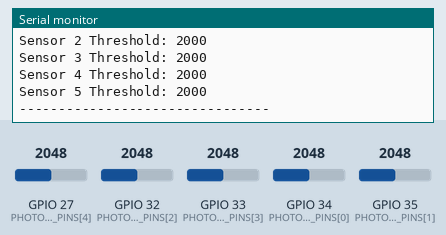
Simulated run of this sketch. Board: ESP32. Shown: the last lines printed to the serial monitor. The test bench sets the inputs (shaded band); at power-on: GPIO 27 (PHOTODIODE_PINS[4]) = 2048, GPIO 32 (PHOTODIODE_PINS[2]) = 2048, GPIO 33 (PHOTODIODE_PINS[3]) = 2048, GPIO 34 (PHOTODIODE_PINS[0]) = 2048, GPIO 35 (PHOTODIODE_PINS[1]) = 2048.

Above: at 1.2 s.
1.3 s: GPIO 27 (PHOTODIODE_PINS[4]) set to 1228
At 3.0 s:
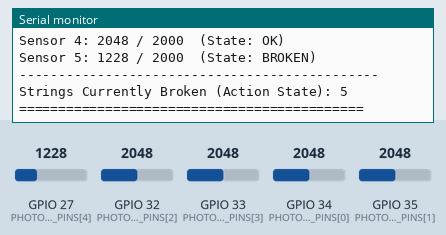
3.5 s: GPIO 32 (PHOTODIODE_PINS[2]) set to 1228
At 3.85 s:
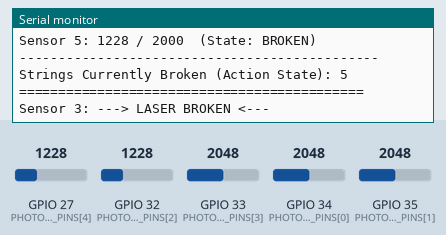
6.5 s: GPIO 33 (PHOTODIODE_PINS[3]) set to 1228
At 7.3 s:
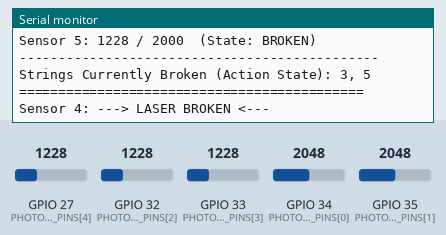
9.5 s: GPIO 34 (PHOTODIODE_PINS[0]) set to 1228
At 11.4 s:
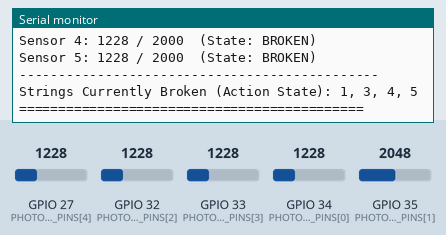
12.5 s: GPIO 35 (PHOTODIODE_PINS[1]) set to 1228
At 13.0 s:
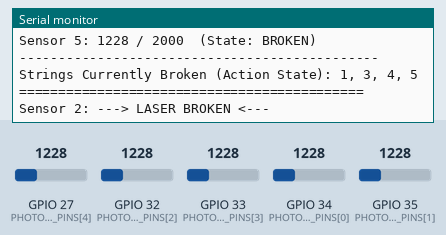
15.5 s: GPIO 27 (PHOTODIODE_PINS[4]) set to 2866
At 16.1 s:
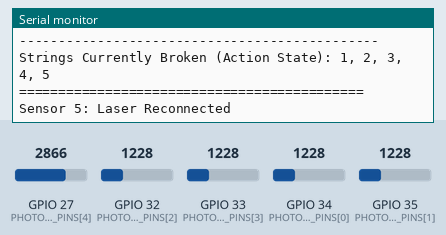
Timing chart, 0 to 18.0 s (numbered marks = the images above; inputs shaded):
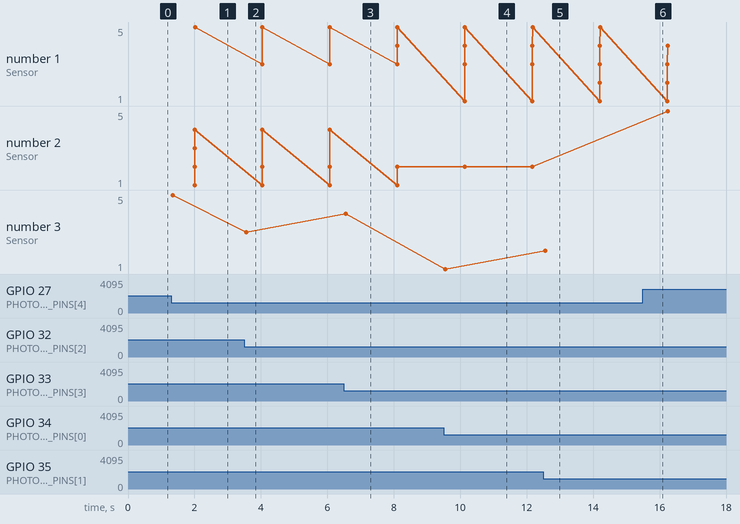

The sketch:

String_Detection_Test.ino
```cpp
// --- PIN DEFINITIONS ---
const int PHOTODIODE_PINS[5] = {34, 35, 32, 33, 27}; // Photodiode input pins
const int LASER_POWER_PIN = 13;                      // MOSFET pin to control all lasers

// --- GLOBAL CONSTANTS & VARIABLES ---
const int NUM_SENSORS = 5;
const int DEBOUNCE_DELAY = 50;      // How long a state must be stable (in ms) to be confirmed

// --- SET YOUR MANUAL THRESHOLDS HERE ---
// Set a specific threshold value for each sensor.
// The order corresponds to the sensors (Sensor 1, Sensor 2, etc.).
const int thresholds[NUM_SENSORS] = {2000, 2000, 2000, 2000, 2000};

// Array to store the most recent reading from each sensor
int currentReadings[NUM_SENSORS];

// Arrays for debouncing logic
bool previousStates[NUM_SENSORS];       // Stores the last confirmed state (broken or not)
bool pendingStates[NUM_SENSORS];        // Stores the potential new state during the debounce period
unsigned long lastChangeTime[NUM_SENSORS]; // Stores the time of the last detected change

// --- SETUP: INITIALIZATION ---
void setup() {
  // 1. Initialize serial communication
  Serial.begin(115200);
  Serial.println("System starting up with manual thresholds...");

  // 2. Initialize all state-tracking arrays
  for (int i = 0; i < NUM_SENSORS; i++) {
    previousStates[i] = false;
    pendingStates[i] = false;
    lastChangeTime[i] = 0;
    currentReadings[i] = 0;
  }

  // 3. Configure the laser power pin as an output and turn lasers ON
  pinMode(LASER_POWER_PIN, OUTPUT);
  digitalWrite(LASER_POWER_PIN, HIGH);

  Serial.println("Lasers are ON. Continuously monitoring for broken beams...");

  // Print the manually set thresholds for confirmation
  Serial.println("\n--- Manual Thresholds Loaded ---");
  for(int i = 0; i < NUM_SENSORS; i++) {
    Serial.print("Sensor ");
    Serial.print(i + 1);
    Serial.print(" Threshold: ");
    Serial.println(thresholds[i]);
  }
  Serial.println("--------------------------------\n");
}


// --- MAIN LOOP: CONTINUOUSLY CHECK SENSORS (WITH DEBOUNCING) ---
void loop() {
  for (int i = 0; i < NUM_SENSORS; i++) {
    int photodiodeValue = analogRead(PHOTODIODE_PINS[i]);
    currentReadings[i] = photodiodeValue; // Store the latest reading

    // Determine the current state based on the robust threshold
    // A low value means the beam is blocked.
    bool laserBroken = photodiodeValue < thresholds[i];

    // Check if the reading is different from the last PENDING state.
    if (laserBroken != pendingStates[i]) {
      lastChangeTime[i] = millis(); // Reset the debounce timer
      pendingStates[i] = laserBroken;
    }

    // Check if the state has been stable for longer than the debounce delay
    if ((millis() - lastChangeTime[i]) > DEBOUNCE_DELAY) {
      // If the stable state is different from the last CONFIRMED state, we have a real event.
      if (pendingStates[i] != previousStates[i]) {
        Serial.print("Sensor ");
        Serial.print(i + 1);
        if (pendingStates[i]) {
          Serial.println(": ---> LASER BROKEN <---");
        } else {
          Serial.println(": Laser Reconnected");
        }
        previousStates[i] = pendingStates[i]; // Lock in the new state
      }
    }
  }

  // Print a full status report periodically
  printFullStatus();

  // Small delay to prevent the loop from running too fast
  delay(0);
}


// --- FUNCTION: PRINT PERIODIC FULL STATUS REPORT ---
void printFullStatus() {
  static unsigned long lastPrintTime = 0;
  const long PRINT_INTERVAL = 2000; // Time in ms between reports

  if (millis() - lastPrintTime > PRINT_INTERVAL) {
    Serial.println("\n=== Full System Status Report ===");

    // --- Section to Print Live Readings ---
    Serial.println("--- Live Sensor Readings (Value / Threshold) ---");
    for (int i = 0; i < NUM_SENSORS; i++) {
      Serial.print("Sensor ");
      Serial.print(i + 1);
      Serial.print(": ");
      Serial.print(currentReadings[i]);
      Serial.print(" / ");
      Serial.print(thresholds[i]);

      if (currentReadings[i] < thresholds[i]) {
        Serial.println("  (State: BROKEN)");
      } else {
        Serial.println("  (State: OK)");
      }
    }
    Serial.println("----------------------------------------------");
    // --- End of Section ---

    String brokenList = "";
    bool anyBroken = false;

    for (int i = 0; i < NUM_SENSORS; i++) {
      if (previousStates[i]) {
        if (anyBroken) brokenList += ", ";
        brokenList += String(i + 1);
        anyBroken = true;
      }
    }

    Serial.print("Strings Currently Broken (Action State): ");
    Serial.println(anyBroken ? brokenList : "None");
    Serial.println("============================================\n");

    lastPrintTime = millis();
  }
}
```

Measured:
- after the input at 1.3 s, the serial monitor: prints a new line after 0.05 s (image 1)
- after the input at 3.5 s, the serial monitor: prints a new line after 0.05 s (image 2)
- after the input at 6.5 s, the serial monitor: prints a new line after 0.05 s (image 3)
- after the input at 9.5 s, the serial monitor: prints a new line after 0.05 s (image 4)
- after the input at 12.5 s, the serial monitor: prints a new line after 0.05 s (image 5)
- after the input at 15.5 s, the serial monitor: prints a new line after 0.05 s (image 6)
